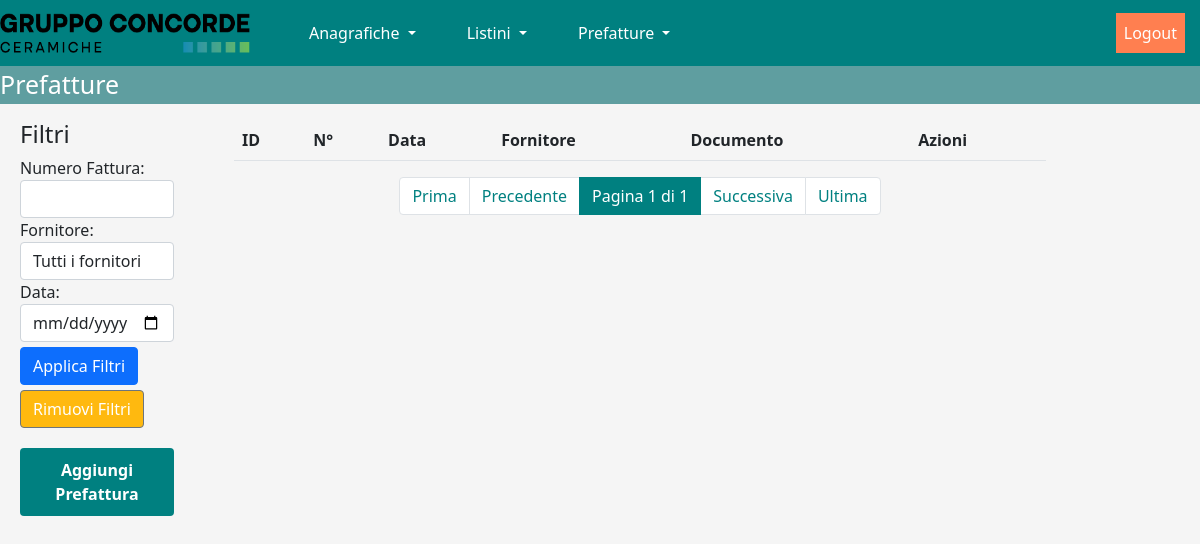
Page /main/situazione_prefatture/ on the earlier database version.
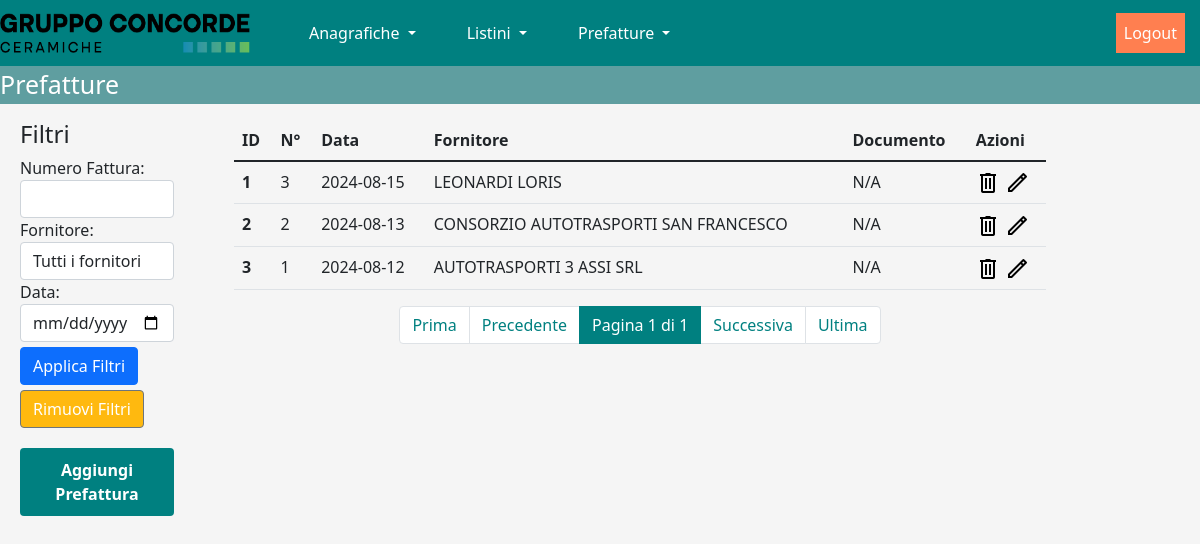
Same page on the later database version.
### mainapp/models.py (models this page shows)
class Prefattura(models.Model):
    fattura_numero = models.IntegerField()
    fattura_data = models.DateField()
    fattura_documento = models.FileField(upload_to='documenti/')
    fattura_fornitore = models.ForeignKey(Fornitore, on_delete=models.PROTECT)
    fattura_utente = models.ForeignKey(User, on_delete=models.PROTECT)
    data_modifica = models.DateField(auto_now=True)

class Fornitore(models.Model):
    fornitore_nome = models.CharField(max_length=128, blank=False, null=False, unique=False)
    fornitore_cod_as = models.CharField(max_length=8, blank=False, null=False, unique=True)

### mainapp/views.py (the view)
# urls.py: path('situazione_prefatture/',situazione_prefatture, name="situazione_prefatture"),
def situazione_prefatture(request):
    prefatture = Prefattura.objects.all().order_by('-fattura_data')
    numero_fattura = request.GET.get('numero_fattura')
    fornitore_id = request.GET.get('fornitore')
    data = request.GET.get('data')
    if numero_fattura:
        prefatture = prefatture.filter(fattura_numero=numero_fattura)
    if fornitore_id:
        prefatture = prefatture.filter(fattura_fornitore_id=fornitore_id)
    if data:
        prefatture = prefatture.filter(fattura_data=data)
    paginator = Paginator(prefatture, 15)
    page_number = request.GET.get('page')
    page_obj = paginator.get_page(page_number)
    fornitori_list = Fornitore.objects.all().order_by('fornitore_nome')
    context = {
        'page_obj': page_obj,
        'fornitori_list': fornitori_list,
        'numero_fattura': numero_fattura,
        'fornitore_id': fornitore_id,
        'data': data,
    }
    return render(request, 'mainapp/situazione_prefatture.html', context)

### templates/mainapp/situazione_prefatture.html (shortened to what the changed rows need)
{% extends 'base.html' %}
{% load static %}
{% block content %}
    {% include 'navbar.html' %}
    <div id="container_prefatture">
        <div class="table-container">
            <table class="table table-hover dataTable">
                <thead>
                    <tr>
                        <th scope="col">ID</th>
                        <th scope="col">N°</th>
                        <th scope="col">Data</th>
                        <th scope="col">Fornitore</th>
                        <th scope="col">Documento</th>
                        <th scope="col">Azioni</th>
                    </tr>
                </thead>
                <tbody>
                    {% for prefattura in page_obj %}
                        <tr>
                            <th scope="row">{{ forloop.counter|add:page_obj.start_index|add:-1 }}</th>
                            <td>{{ prefattura.fattura_numero }}</td>
                            <td>{{ prefattura.fattura_data|date:"Y-m-d" }}</td>
                            <td>{{ prefattura.fattura_fornitore.fornitore_nome }}</td>
                            <td>
                                {% if prefattura.fattura_documento %}
                                    <a href="{{ prefattura.fattura_documento.url }}" target="_blank">Visualizza</a>
                                {% else %}
                                    N/A
                                {% endif %}
                            </td>
                            <td>
                                <div class="action-buttons">
                                    <form id="deleteForm_{{ forloop.counter }}" method="post" action="{% url 'mainapp:elimina_prefattura' prefattura.pk %}" style="display: inline;">
                                        <button type="button" class="personal-button" title="Elimina" onclick="confirmDelete({{ forloop.counter }})">
                                            <img src="{% static 'img/cestino.png' %}" width="24px" height="24">
                                        </button>
                                    </form>
                                    <a href="{% url 'mainapp:edit_prefattura' prefattura.pk %}" class="personal-button" title="Modifica">
                                        <img src="{% static 'img/modifica.png' %}" width="24px" height="24">
                                    </a>
                                </div>
                            </td>
                        </tr>
                    {% endfor %}
                </tbody>
            </table>
        </div>
    </div>
{% endblock %}

Differences in the rows shown:
added Prefattura: fattura_numero "3", fattura_data "2024-08-15", fattura_fornitore.fornitore_nome "LEONARDI LORIS", fattura_documento "N/A"
added Prefattura: fattura_numero "2", fattura_data "2024-08-13", fattura_fornitore.fornitore_nome "CONSORZIO AUTOTRASPORTI SAN FRANCESCO", fattura_documento "N/A"
added Prefattura: fattura_numero "1", fattura_data "2024-08-12", fattura_fornitore.fornitore_nome "AUTOTRASPORTI 3 ASSI SRL", fattura_documento "N/A"
